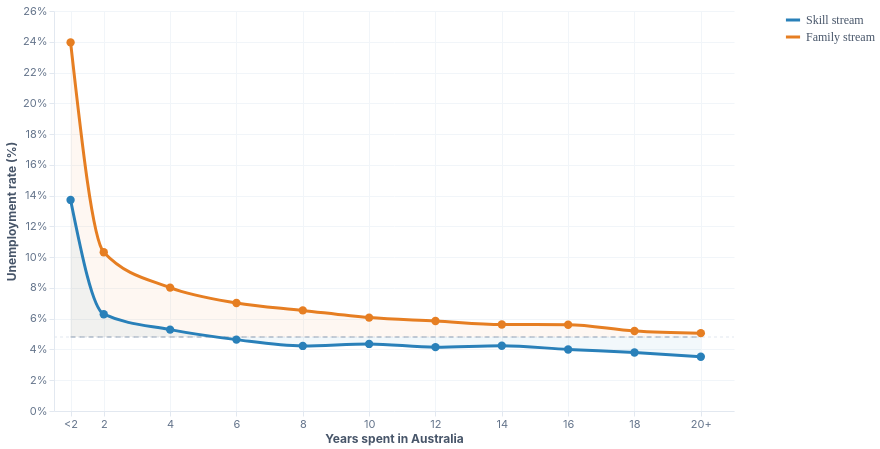

Source (Vega-Lite JSON):
### Vega-Lite specification from a JSON file in a GitHub repository (floating-point values rounded to 4 significant figures)
{"$schema": "https://vega.github.io/schema/vega-lite/v5.json", "width": 680, "height": 400, "background": "#ffffff", "config": {"view": {"stroke": null}, "font": "Arial, sans-serif", "axis": {"labelFont": "Inter, sans-serif", "titleFont": "Inter, sans-serif", "labelFontSize": 11, "titleFontSize": 12, "gridColor": "#f1f5f9", "gridWidth": 1, "domainColor": "#e2e8f0", "tickColor": "#e2e8f0", "labelColor": "#64748b", "titleColor": "#475569"}, "legend": {"labelFont": "Georgia, serif", "titleFont": "Georgia, serif", "labelFontSize": 12, "labelColor": "#475569"}}, "data": {"values": [{"x": 1, "xlabel": "<2 yrs", "rate": 13.72, "stream": "Skill stream"}, {"x": 1, "xlabel": "<2 yrs", "rate": 23.96, "stream": "Family stream"}, {"x": 1, "xlabel": "<2 yrs", "rate": 4.81, "stream": "Australian-born"}, {"x": 2, "xlabel": "2 yrs", "rate": 6.29, "stream": "Skill stream"}, {"x": 2, "xlabel": "2 yrs", "rate": 10.32, "stream": "Family stream"}, {"x": 2, "xlabel": "2 yrs", "rate": 4.81, "stream": "Australian-born"}, {"x": 4, "xlabel": "4 yrs", "rate": 5.29, "stream": "Skill stream"}, {"x": 4, "xlabel": "4 yrs", "rate": 8.02, "stream": "Family stream"}, {"x": 4, "xlabel": "4 yrs", "rate": 4.81, "stream": "Australian-born"}, {"x": 6, "xlabel": "6 yrs", "rate": 4.64, "stream": "Skill stream"}, {"x": 6, "xlabel": "6 yrs", "rate": 7.02, "stream": "Family stream"}, {"x": 6, "xlabel": "6 yrs", "rate": 4.81, "stream": "Australian-born"}, {"x": 8, "xlabel": "8 yrs", "rate": 4.23, "stream": "Skill stream"}, {"x": 8, "xlabel": "8 yrs", "rate": 6.54, "stream": "Family stream"}, {"x": 8, "xlabel": "8 yrs", "rate": 4.81, "stream": "Australian-born"}, {"x": 10, "xlabel": "10 yrs", "rate": 4.36, "stream": "Skill stream"}, {"x": 10, "xlabel": "10 yrs", "rate": 6.07, "stream": "Family stream"}, {"x": 10, "xlabel": "10 yrs", "rate": 4.81, "stream": "Australian-born"}, {"x": 12, "xlabel": "12 yrs", "rate": 4.15, "stream": "Skill stream"}, {"x": 12, "xlabel": "12 yrs", "rate": 5.85, "stream": "Family stream"}, {"x": 12, "xlabel": "12 yrs", "rate": 4.81, "stream": "Australian-born"}, {"x": 14, "xlabel": "14 yrs", "rate": 4.24, "stream": "Skill stream"}, {"x": 14, "xlabel": "14 yrs", "rate": 5.62, "stream": "Family stream"}, {"x": 14, "xlabel": "14 yrs", "rate": 4.81, "stream": "Australian-born"}, {"x": 16, "xlabel": "16 yrs", "rate": 4.0, "stream": "Skill stream"}, {"x": 16, "xlabel": "16 yrs", "rate": 5.61, "stream": "Family stream"}, {"x": 16, "xlabel": "16 yrs", "rate": 4.81, "stream": "Australian-born"}, {"x": 18, "xlabel": "18 yrs", "rate": 3.8, "stream": "Skill stream"}, {"x": 18, "xlabel": "18 yrs", "rate": 5.2, "stream": "Family stream"}, {"x": 18, "xlabel": "18 yrs", "rate": 4.81, "stream": "Australian-born"}, {"x": 20, "xlabel": "20+ yrs", "rate": 3.53, "stream": "Skill stream"}, {"x": 20, "xlabel": "20+ yrs", "rate": 5.06, "stream": "Family stream"}, {"x": 20, "xlabel": "20+ yrs", "rate": 4.81, "stream": "Australian-born"}]}, "encoding": {"x": {"field": "x", "type": "quantitative", "title": "Years spent in Australia", "axis": {"values": [1, 2, 4, 6, 8, 10, 12, 14, 16, 18, 20], "labelExpr": "datum.value === 1 ? '<2' : datum.value === 20 ? '20+' : datum.value + ''", "labelFontSize": 11, "titleFontSize": 12, "grid": true}, "scale": {"domain": [0.5, 21]}}, "y": {"field": "rate", "type": "quantitative", "title": "Unemployment rate (%)", "axis": {"labelExpr": "datum.value + '%'", "labelFontSize": 11, "titleFontSize": 12}, "scale": {"domain": [0, 26]}}}, "layer": [{"mark": {"type": "rule", "color": "#e2e8f0", "strokeWidth": 1, "strokeDash": [3, 3]}, "transform": [{"filter": "datum.stream === 'Australian-born' && datum.x === 1"}], "encoding": {"y": {"datum": 4.81}, "x": {"datum": 0.5}, "x2": {"datum": 21}}}, {"mark": {"type": "area", "interpolate": "monotone", "opacity": 0.06}, "transform": [{"filter": "datum.stream === 'Family stream'"}], "encoding": {"x": {"field": "x", "type": "quantitative"}, "y": {"field": "rate", "type": "quantitative"}, "y2": {"datum": 4.81}, "color": {"value": "#e67e22"}}}, {"mark": {"type": "area", "interpolate": "monotone", "opacity": 0.06}, "transform": [{"filter": "datum.stream === 'Skill stream'"}], "encoding": {"x": {"field": "x", "type": "quantitative"}, "y": {"field": "rate", "type": "quantitative"}, "y2": {"datum": 4.81}, "color": {"value": "#2980b9"}}}, {"mark": {"type": "line", "strokeWidth": 2, "interpolate": "monotone", "strokeDash": [5, 4], "opacity": 0.5}, "transform": [{"filter": "datum.stream === 'Australian-born'"}], "encoding": {"x": {"field": "x", "type": "quantitative"}, "y": {"field": "rate", "type": "quantitative"}, "color": {"value": "#94a3b8"}}}, {"params": [{"name": "highlight", "select": {"type": "point", "fields": ["stream"]}, "bind": "legend"}], "mark": {"type": "line", "strokeWidth": 3, "interpolate": "monotone"}, "transform": [{"filter": "datum.stream !== 'Australian-born'"}], "encoding": {"x": {"field": "x", "type": "quantitative"}, "y": {"field": "rate", "type": "quantitative"}, "color": {"field": "stream", "type": "nominal", "scale": {"domain": ["Skill stream", "Family stream"], "range": ["#2980b9", "#e67e22"]}, "legend": {"title": null, "orient": "right", "symbolType": "stroke", "symbolStrokeWidth": 3, "symbolSize": 200, "offset": 50}}, "opacity": {"condition": {"param": "highlight", "value": 1}, "value": 0.2}}}, {"params": [{"name": "hover", "select": {"type": "point", "on": "mouseover", "fields": ["x"], "nearest": true}}], "mark": {"type": "point", "filled": true, "size": 70, "strokeWidth": 1.5}, "transform": [{"filter": "datum.stream !== 'Australian-born'"}], "encoding": {"x": {"field": "x", "type": "quantitative"}, "y": {"field": "rate", "type": "quantitative"}, "color": {"field": "stream", "type": "nominal", "scale": {"domain": ["Skill stream", "Family stream"], "range": ["#2980b9", "#e67e22"]}, "legend": null}, "opacity": {"condition": {"param": "hover", "value": 1}, "value": 0.4}, "tooltip": [{"field": "xlabel", "title": "Time in Australia"}, {"field": "stream", "title": "Stream"}, {"field": "rate", "title": "Unemployment rate", "format": ".2f"}]}}, {"mark": {"type": "rule", "color": "#cbd5e1", "strokeWidth": 1}, "transform": [{"filter": {"param": "hover", "empty": false}}, {"filter": "datum.stream === 'Skill stream'"}], "encoding": {"x": {"field": "x", "type": "quantitative"}, "y": {"datum": 0}, "y2": {"datum": 26}}}]}
